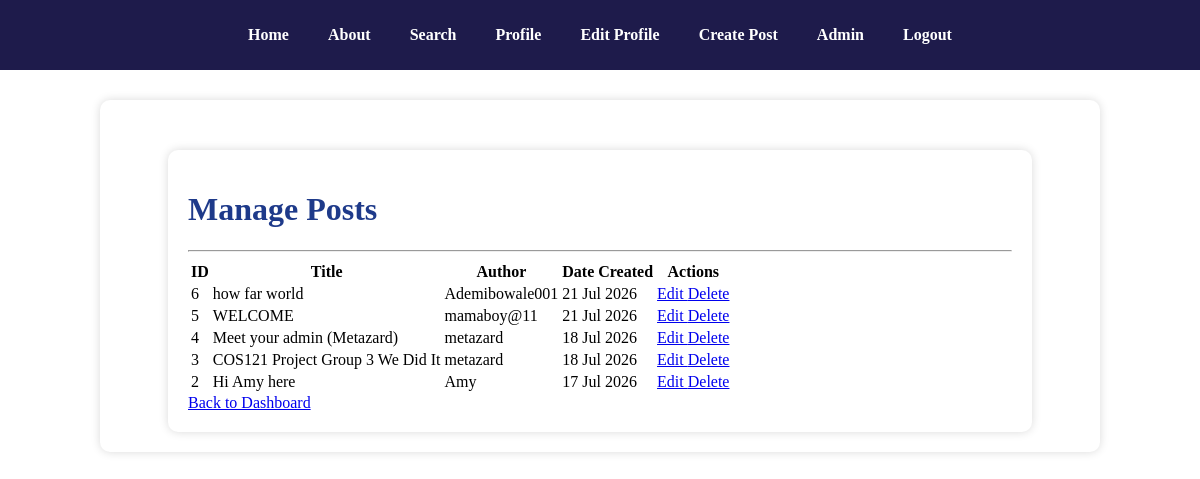
The app's page /admin/posts (signed in) with its own data.
### models/post.py (models this page shows, shortened)
class Post(db.Model):
    __tablename__ = 'posts'
    id = db.Column(db.Integer, primary_key=True)
    title = db.Column(db.String(255), nullable=False)
    content = db.Column(db.Text, nullable=False)
    author_id = db.Column(
        db.Integer, db.ForeignKey("users.id"), nullable=False)
    created_at = db.Column(db.DateTime, default=datetime.utcnow)
    updated_at = db.Column(
        db.DateTime,
        default=datetime.utcnow,
        onupdate=datetime.utcnow,
    )
    comments = db.relationship(
        'Comment', backref='post', cascade='all, delete-orphan', lazy=True)
    likes = db.relationship('Like', backref='post',
                            cascade='all, delete-orphan', lazy=True)
    author = db.relationship("User", backref="posts")

### models/user.py (models this page shows, shortened)
class User(db.Model, UserMixin):
    __tablename__ = "users"
    id = db.Column(db.Integer, primary_key=True)
    full_name = db.Column(db.String(150), nullable=False)
    username = db.Column(db.String(80), unique=True, nullable=False)
    email = db.Column(db.String(120), unique=True, nullable=False)
    password = db.Column(db.String(255), nullable=False)
    bio = db.Column(db.Text, default="")
    profile_picture = db.Column(
        db.String(255),
        default="default_profile.png"
    )
    created_at = db.Column(
        db.DateTime,
        default=datetime.utcnow
    )
    is_admin = db.Column(
        db.Boolean,
        default=False
    )
    is_suspended = db.Column(
        db.Boolean,
        default=False
    )
    is_banned = db.Column(
        db.Boolean,
        default=False
    )

### routes/admin.py (the view)
@admin_bp.route("/posts")
@login_required
def posts():
    if not current_user.is_admin:
        abort(403)
    posts = Post.query.order_by(Post.created_at.desc()).all()
    return render_template(
        "admin/posts.html",
        posts=posts
    )

### templates/admin/posts.html (shortened to what this page needs)
{% extends "base.html" %}
{% block content %}
<div class="container mt-4">
    <h1>Manage Posts</h1>
    <hr>
    {% if posts %}
    <table class="table table-bordered table-striped">
        <thead>
            <tr>
                <th>ID</th>
                <th>Title</th>
                <th>Author</th>
                <th>Date Created</th>
                <th>Actions</th>
            </tr>
        </thead>
        <tbody>
            {% for post in posts %}
            <tr>
                <td>{{ post.id }}</td>
                <td>{{ post.title }}</td>
                <td>{{ post.author.username }}</td>
                <td>{{ post.created_at.strftime("%d %b %Y") }}</td>
                <td>
                    <a href="{{ url_for('admin.edit_post', id=post.id) }}" class="btn btn-warning btn-sm">
                        Edit
                    </a>
                    <a href="{{ url_for('admin.delete_post', id=post.id) }}" class="btn btn-danger btn-sm">
                        Delete
                    </a>
                </td>
            </tr>
            {% endfor %}
        </tbody>
    </table>
    {% else %}
    <p>No posts found.</p>
    {% endif %}
    <a href="{{ url_for('admin.dashboard') }}" class="btn btn-secondary">
        Back to Dashboard
    </a>
</div>
{% endblock %}

### static/style.css (style rules this page uses)
body { margin: 0; padding: 0; font-family: 'Times New Roman', Times, serif; background: white; }
.container { width: 90%; max-width: 1000px; margin: auto; background: white; padding: 20px; margin-top: 30px; border-radius: 10px; box-shadow: 0 0 10px rgba(0, 0, 0, .15); box-sizing: border-box; }
h1 { color: #1e3a8a; }

### records on screen
Post: id "6", title "how far world", author.username "Ademibowale001", created_at "21 Jul 2026"
Post: id "5", title "WELCOME", author.username "mamaboy@11", created_at "21 Jul 2026"
Post: id "4", title "Meet your admin (Metazard)", author.username "metazard", created_at "18 Jul 2026"
Post: id "3", title "COS121 Project Group 3 We Did It", author.username "metazard", created_at "18 Jul 2026"
Post: id "2", title "Hi Amy here", author.username "Amy", created_at "17 Jul 2026"
